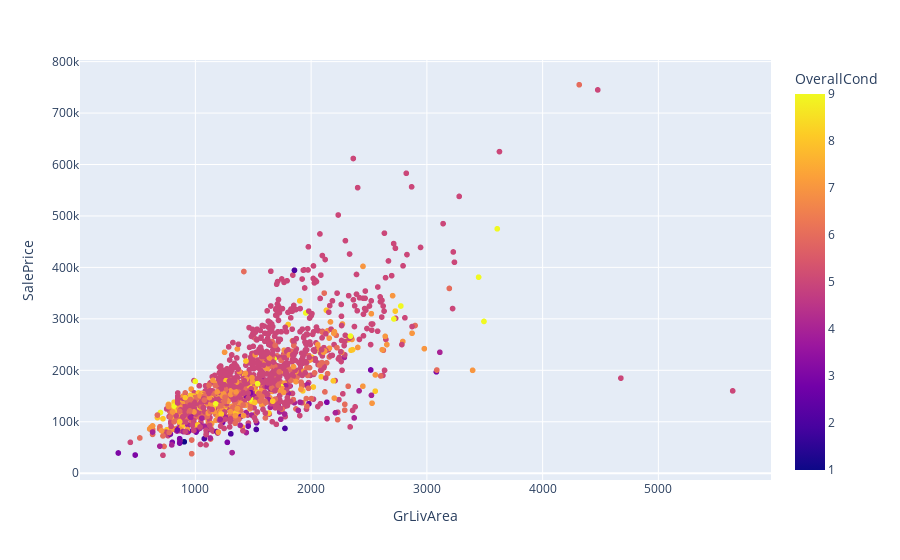

The notebook cell saved with this chart:
### Markdown cell above
'OverallCond' is rating of overall material and finishing condition (1 to 10), while 'GrLivArea' is 'above grade (ground) living area square feet'. In scatter plot below, Y axis is the 'SalePrice', X axis is the 'GrLivArea' and the color intensity follow the 'OverallCond'. It is clear that with larger above grade living area and better overall condition, the sale price is higher.

### Code cell
fig = px.scatter(df, x='GrLivArea',y='SalePrice',color='OverallCond')
fig.show()

### Figure 1 — Plotly figure (JSON) as saved in the notebook; plotly's stock layout.template omitted (floating-point values rounded to 4 significant figures; data arrays with more than 128 entries replaced by an {"elided": "..."} marker saying what was removed)
{"data": [{"hovertemplate": "GrLivArea=%{x}<br>SalePrice=%{y}<br>OverallCond=%{marker.color}<extra></extra>", "legendgroup": "", "marker": {"color": {"elided": "1460 int values"}, "coloraxis": "coloraxis", "symbol": "circle"}, "mode": "markers", "name": "", "showlegend": false, "type": "scattergl", "x": {"elided": "1460 int values"}, "xaxis": "x", "y": {"elided": "1460 int values"}, "yaxis": "y"}], "layout": {"coloraxis": {"colorbar": {"title": {"text": "OverallCond"}}, "colorscale": [[0, "#0d0887"], [0.1111, "#46039f"], [0.2222, "#7201a8"], [0.3333, "#9c179e"], [0.4444, "#bd3786"], [0.5556, "#d8576b"], [0.6667, "#ed7953"], [0.7778, "#fb9f3a"], [0.8889, "#fdca26"], [1, "#f0f921"]]}, "legend": {"tracegroupgap": 0}, "margin": {"t": 60}, "xaxis": {"anchor": "y", "domain": [0, 1], "title": {"text": "GrLivArea"}}, "yaxis": {"anchor": "x", "domain": [0, 1], "title": {"text": "SalePrice"}}}}
